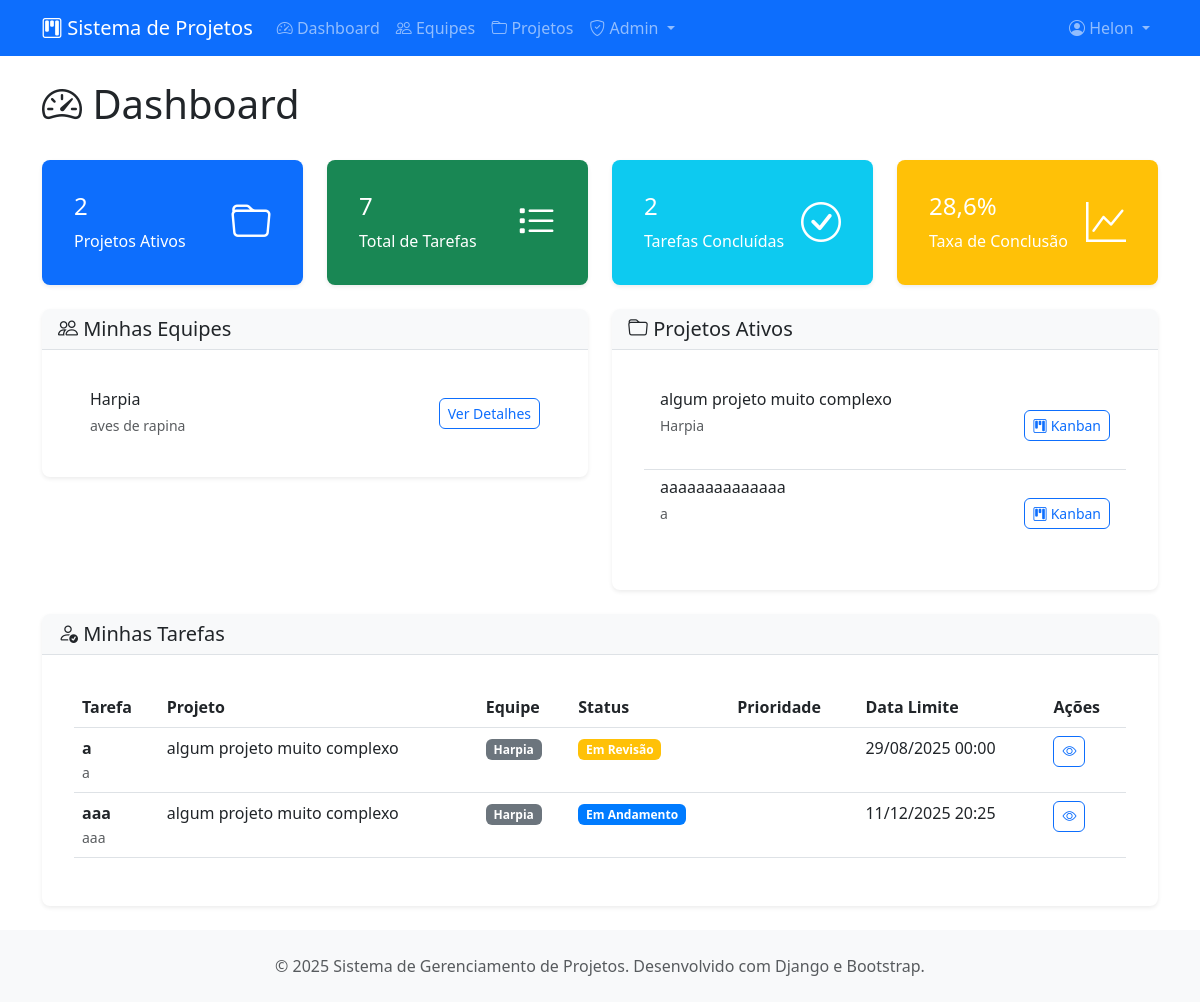
Screenshot of /projetos/ (signed in) with the database file from the repository.
### projetos/models.py (models this page shows, shortened)
class Equipe(models.Model):
    nome = models.CharField(max_length=100, verbose_name="Nome da Equipe")
    descricao = models.TextField(blank=True, verbose_name="Descrição")
    criada_em = models.DateTimeField(auto_now_add=True)
    criada_por = models.ForeignKey(User, on_delete=models.CASCADE, related_name="equipes_criadas")
    ativa = models.BooleanField(default=True, verbose_name="Equipe Ativa")
    class Meta:
        verbose_name = "Equipe"
        verbose_name_plural = "Equipes"
        ordering = ["nome"]

class Projeto(models.Model):
    PRIORIDADE_CHOICES = [
        ('baixa', 'Baixa'),
        ('media', 'Média'),
        ('alta', 'Alta'),
        ('urgente', 'Urgente'),
    ]
    titulo = models.CharField(max_length=200, verbose_name="Título")
    descricao = models.TextField(verbose_name="Descrição")
    equipe = models.ForeignKey(Equipe, on_delete=models.CASCADE, related_name="projetos")
    criado_por = models.ForeignKey(User, on_delete=models.CASCADE, related_name="projetos_criados")
    criado_em = models.DateTimeField(auto_now_add=True)
    atualizado_em = models.DateTimeField(auto_now=True)
    data_inicio = models.DateField(verbose_name="Data de Início")
    data_fim = models.DateField(verbose_name="Data de Conclusão")
    prioridade = models.CharField(max_length=10, choices=PRIORIDADE_CHOICES, default='media')
    ativo = models.BooleanField(default=True, verbose_name="Projeto Ativo")
    class Meta:
        verbose_name = "Projeto"
        verbose_name_plural = "Projetos"
        ordering = ["-criado_em"]

class Tarefa(models.Model):
    PRIORIDADE_CHOICES = [
        ('baixa', 'Baixa'),
        ('media', 'Média'),
        ('alta', 'Alta'),
        ('urgente', 'Urgente'),
    ]
    titulo = models.CharField(max_length=200, verbose_name="Título")
    descricao = models.TextField(verbose_name="Descrição")
    projeto = models.ForeignKey(Projeto, on_delete=models.CASCADE, related_name="tarefas")
    status = models.ForeignKey(StatusTarefa, on_delete=models.CASCADE, related_name="tarefas")
    criada_por = models.ForeignKey(User, on_delete=models.CASCADE, related_name="tarefas_criadas")
    criada_em = models.DateTimeField(auto_now_add=True)
    atualizada_em = models.DateTimeField(auto_now=True)
    data_limite = models.DateTimeField(blank=True, null=True, verbose_name="Data Limite")
    prioridade = models.CharField(max_length=10, choices=PRIORIDADE_CHOICES, default='media')
    etiquetas = models.ManyToManyField(Etiqueta, blank=True, related_name="tarefas")
    ordem = models.PositiveIntegerField(default=0, verbose_name="Ordem na Coluna")
    class Meta:
        verbose_name = "Tarefa"
        verbose_name_plural = "Tarefas"
        ordering = ["ordem", "-criada_em"]

class StatusTarefa(models.Model):
    nome = models.CharField(max_length=50, verbose_name="Nome do Status")
    cor = models.CharField(max_length=7, default="#007bff", verbose_name="Cor (Hex)")
    ordem = models.PositiveIntegerField(verbose_name="Ordem")
    class Meta:
        verbose_name = "Status da Tarefa"
        verbose_name_plural = "Status das Tarefas"
        ordering = ["ordem"]
        unique_together = ['nome']

### projetos/views.py (the view)
# urls.py: path('', views.dashboard, name='dashboard'),
@login_required
def dashboard(request):
    equipes = Equipe.objects.filter(
        membros__usuario=request.user,
        ativa=True
    )
    projetos_ativos = Projeto.objects.filter(
        equipe__membros__usuario=request.user,
        ativo=True
    )
    tarefas_atribuidas = Tarefa.objects.filter(
        atribuicoes__usuario=request.user
    ).select_related('projeto', 'status')
    total_projetos = projetos_ativos.count()
    total_tarefas = Tarefa.objects.filter(
        projeto__equipe__membros__usuario=request.user
    ).count()
    tarefas_concluidas = Tarefa.objects.filter(
        projeto__equipe__membros__usuario=request.user,
        status__nome='Concluído'
    ).count()
    percentual_conclusao = (tarefas_concluidas / total_tarefas * 100) if total_tarefas > 0 else 0
    context = {
        'equipes': equipes,
        'projetos_ativos': projetos_ativos,
        'tarefas_atribuidas': tarefas_atribuidas,
        'total_projetos': total_projetos,
        'total_tarefas': total_tarefas,
        'tarefas_concluidas': tarefas_concluidas,
        'percentual_conclusao': round(percentual_conclusao, 1),
    }
    return render(request, 'projetos/dashboard.html', context)

### projetos/templates/projetos/dashboard.html (shortened to what this page needs)
{% extends 'projetos/base.html' %}
{% load static %}
{% block content %}
<div class="row">
    <div class="col-12">
        <div class="d-flex justify-content-between align-items-center mb-4">
            <h1><i class="bi bi-speedometer2"></i> Dashboard</h1>
        </div>
    </div>
</div>
<div class="row mb-4">
    <div class="col-md-3">
        <div class="card bg-primary text-white">
            <div class="card-body">
                <div class="d-flex justify-content-between">
                    <div>
                        <h4 class="card-title">{{ total_projetos }}</h4>
                        <p class="card-text">Projetos Ativos</p>
                    </div>
                    <div class="align-self-center">
                        <i class="bi bi-folder fs-1"></i>
                    </div>
                </div>
            </div>
        </div>
    </div>
    <div class="col-md-3">
        <div class="card bg-success text-white">
            <div class="card-body">
                <div class="d-flex justify-content-between">
                    <div>
                        <h4 class="card-title">{{ total_tarefas }}</h4>
                        <p class="card-text">Total de Tarefas</p>
                    </div>
                    <div class="align-self-center">
                        <i class="bi bi-list-task fs-1"></i>
                    </div>
                </div>
            </div>
        </div>
    </div>
    <div class="col-md-3">
        <div class="card bg-info text-white">
            <div class="card-body">
                <div class="d-flex justify-content-between">
                    <div>
                        <h4 class="card-title">{{ tarefas_concluidas }}</h4>
                        <p class="card-text">Tarefas Concluídas</p>
                    </div>
                    <div class="align-self-center">
                        <i class="bi bi-check-circle fs-1"></i>
                    </div>
                </div>
            </div>
        </div>
    </div>
    <div class="col-md-3">
        <div class="card bg-warning text-white">
            <div class="card-body">
                <div class="d-flex justify-content-between">
                    <div>
                        <h4 class="card-title">{{ percentual_conclusao }}%</h4>
                        <p class="card-text">Taxa de Conclusão</p>
                    </div>
                    <div class="align-self-center">
                        <i class="bi bi-graph-up fs-1"></i>
                    </div>
                </div>
            </div>
        </div>
    </div>
</div>
<div class="row">
    <div class="col-md-6">
        <div class="card">
            <div class="card-header">
                <h5 class="card-title mb-0">
                    <i class="bi bi-people"></i> Minhas Equipes
                </h5>
            </div>
            <div class="card-body">
                {% if equipes %}
                    <div class="list-group list-group-flush">
                        {% for equipe in equipes %}
                            <div class="list-group-item d-flex justify-content-between align-items-center">
                                <div>
                                    <h6 class="mb-1">{{ equipe.nome }}</h6>
                                    <small class="text-muted">{{ equipe.descricao|truncatewords:10 }}</small>
                                </div>
                                <a href="{% url 'projetos:detalhe-equipe' equipe.pk %}" class="btn btn-sm btn-outline-primary">
                                    Ver Detalhes
                                </a>
                            </div>
                        {% endfor %}
                    </div>
                {% endif %}
            </div>
        </div>
    </div>
    <div class="col-md-6">
        <div class="card">
            <div class="card-header">
                <h5 class="card-title mb-0">
                    <i class="bi bi-folder"></i> Projetos Ativos
                </h5>
            </div>
            <div class="card-body">
                {% if projetos_ativos %}
                    <div class="list-group list-group-flush">
                        {% for projeto in projetos_ativos %}
                            <div class="list-group-item d-flex justify-content-between align-items-center">
                                <div>
                                    <h6 class="mb-1">{{ projeto.titulo }}</h6>
                                    <small class="text-muted">{{ projeto.equipe.nome }}</small>
                                    <br>
                                    <span class="badge bg-{{ projeto.prioridade }}">
                                    </span>
                                </div>
                                <a href="{% url 'projetos:kanban-projeto' projeto.pk %}" class="btn btn-sm btn-outline-primary">
                                    <i class="bi bi-kanban"></i> Kanban
                                </a>
                            </div>
                        {% endfor %}
                    </div>
                {% endif %}
            </div>
        </div>
    </div>
</div>
<div class="row mt-4">
    <div class="col-12">
        <div class="card">
            <div class="card-header">
                <h5 class="card-title mb-0">
                    <i class="bi bi-person-check"></i> Minhas Tarefas
                </h5>
            </div>
            <div class="card-body">
                {% if tarefas_atribuidas %}
                    <div class="table-responsive">
                        <table class="table table-hover">
                            <thead>
                                <tr>
                                    <th>Tarefa</th>
                                    <th>Projeto</th>
                                    <th>Equipe</th>
                                    <th>Status</th>
                                    <th>Prioridade</th>
                                    <th>Data Limite</th>
                                    <th>Ações</th>
                                </tr>
                            </thead>
                            <tbody>
                                {% for tarefa in tarefas_atribuidas %}
                                    <tr>
                                        <td>
                                            <strong>{{ tarefa.titulo }}</strong>
                                            <br>
                                            <small class="text-muted">{{ tarefa.descricao|truncatewords:8 }}</small>
                                        </td>
                                        <td>{{ tarefa.projeto.titulo }}</td>
                                        <td>
                                            <span class="badge bg-secondary">{{ tarefa.projeto.equipe.nome }}</span>
                                        </td>
                                        <td>
                                            <span class="badge" style="background-color: {{ tarefa.status.cor }}">
                                                {{ tarefa.status.nome }}
                                            </span>
                                        </td>
                                        <td>
                                            <span class="badge bg-{{ tarefa.prioridade }}">
                                            </span>
                                        </td>
                                        <td>
                                            {% if tarefa.data_limite %}
                                                {{ tarefa.data_limite|date:"d/m/Y H:i" }}
                                            {% else %}
                                                <span class="text-muted">-</span>
                                            {% endif %}
                                        </td>
                                        <td>
                                            <a href="{% url 'projetos:detalhe-tarefa' tarefa.pk %}" class="btn btn-sm btn-outline-primary">
                                                <i class="bi bi-eye"></i>
                                            </a>
                                        </td>
                                    </tr>
                                {% endfor %}
                            </tbody>
                        </table>
                    </div>
                {% endif %}
            </div>
        </div>
    </div>
</div>
{% endblock %}

### projetos/templates/projetos/base.html (shortened to what this page needs)
{% load static %}
<!DOCTYPE html>
<html lang="pt-br">
<head>
    <link href="https://cdn.jsdelivr.net/npm/bootstrap@5.3.0/dist/css/bootstrap.min.css" rel="stylesheet">
    <link href="https://cdn.jsdelivr.net/npm/bootstrap-icons@1.10.0/font/bootstrap-icons.css" rel="stylesheet">
    <link href="{% static 'css/estilo.css' %}" rel="stylesheet">
    <link href="{% static 'css/forms.css' %}" rel="stylesheet">
</head>
<body class="d-flex flex-column min-vh-100">
    <nav class="navbar navbar-expand-lg navbar-dark bg-primary">
        <div class="container">
            <a class="navbar-brand" href="{% url 'projetos:dashboard' %}">
                <i class="bi bi-kanban"></i> Sistema de Projetos
            </a>
            <div class="collapse navbar-collapse" id="navbarNav">
                <ul class="navbar-nav me-auto">
                    <li class="nav-item">
                        <a class="nav-link" href="{% url 'projetos:dashboard' %}">
                            <i class="bi bi-speedometer2"></i> Dashboard
                        </a>
                    </li>
                    <li class="nav-item">
                        <a class="nav-link" href="{% url 'projetos:lista-equipes' %}">
                            <i class="bi bi-people"></i> Equipes
                        </a>
                    </li>
                    <li class="nav-item">
                        <a class="nav-link" href="{% url 'projetos:lista-projetos' %}">
                            <i class="bi bi-folder"></i> Projetos
                        </a>
                    </li>
                    {% if user.perfil.tipo_usuario == 'admin' %}
                    <li class="nav-item dropdown">
                        <a class="nav-link dropdown-toggle" href="#" id="adminDropdown" role="button" data-bs-toggle="dropdown">
                            <i class="bi bi-shield-check"></i> Admin
                        </a>
                    </li>
                    {% endif %}
                </ul>
                <ul class="navbar-nav">
                    {% if user.is_authenticated %}
                        <li class="nav-item dropdown">
                            <a class="nav-link dropdown-toggle" href="#" id="navbarDropdown" role="button" data-bs-toggle="dropdown">
                                <i class="bi bi-person-circle"></i> {{ user.username }}
                            </a>
                        </li>
                    {% endif %}
                </ul>
            </div>
        </div>
    </nav>
    <main class="container my-4 flex-grow-1">
        {% block content %}{% endblock %}
    </main>
    <footer class="bg-light py-4 mt-auto">
        <div class="container text-center">
            <p class="text-muted mb-0">
                &copy; 2025 Sistema de Gerenciamento de Projetos. Desenvolvido com Django e Bootstrap.
            </p>
        </div>
    </footer>
</body>
</html>

### static/css/estilo.css (style rules this page uses)
* { padding: 0; }

### static/css/forms.css (style rules this page uses)
.btn { border-radius: 0.375rem; font-weight: 500; transition: all 0.15s ease-in-out; }
.btn-outline-primary { color: #0d6efd; border-color: #0d6efd; }
.card { border: none; box-shadow: 0 0.125rem 0.25rem rgba(0, 0, 0, 0.075); border-radius: 0.5rem; }
.card-header { background-color: #f8f9fa; border-bottom: 1px solid #dee2e6; border-radius: 0.5rem 0.5rem 0 0 !important; font-weight: 600; }
.card-body { padding: 2rem; }
footer { margin-top: auto; }

### rows the page displays
Equipe: nome "Harpia", descricao "aves de rapina"
Projeto: titulo "algum projeto muito complexo", equipe.nome "Harpia"
Projeto: titulo "aaaaaaaaaaaaaa", equipe.nome "a"
Tarefa: titulo "a", descricao "a", projeto.titulo "algum projeto muito complexo", projeto.equipe.nome "Harpia", status.nome "Em Revisão", data_limite "29/08/2025 00:00"
Tarefa: titulo "aaa", descricao "aaa", projeto.titulo "algum projeto muito complexo", projeto.equipe.nome "Harpia", status.nome "Em Andamento", data_limite "11/12/2025 20:25"

### other values shown
{{ user.username }} "Helon"
{{ total_projetos }} "2"
{{ total_tarefas }} "7"
{{ tarefas_concluidas }} "2"
{{ percentual_conclusao }} "28,6"
